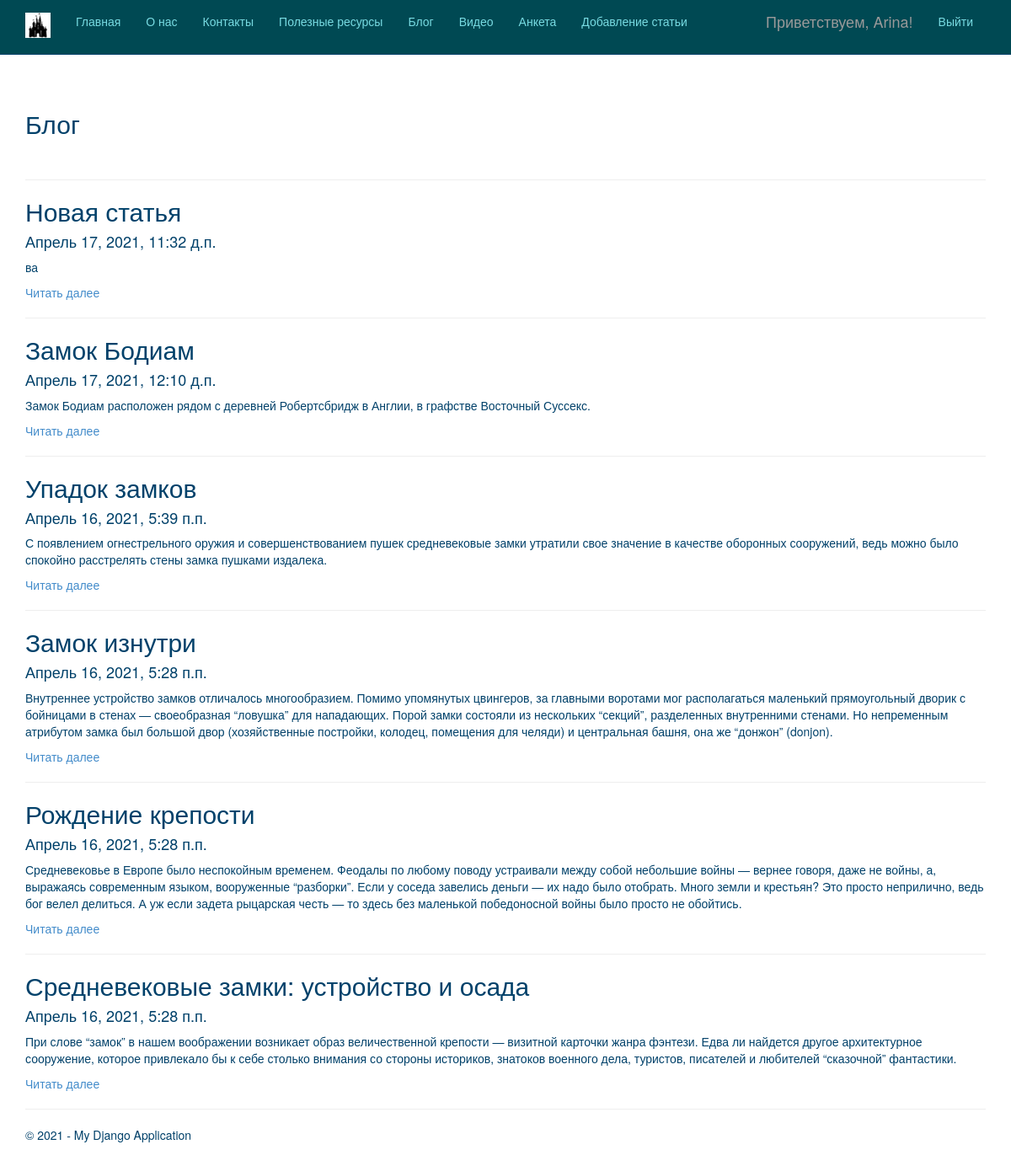
Page /blog/ (signed in) on the committed database.
### app/models.py (models this page shows, shortened)
class Blog(models.Model):
    title = models.CharField(max_length=100,unique_for_date="posted",verbose_name="Заголовок")
    description = models.TextField(verbose_name="Краткое содержание")
    content = models.TextField(verbose_name="Полное содержание")
    posted = models.DateTimeField(default = datetime.now(), db_index = True, verbose_name = "Опубликована")
    author = models.ForeignKey(User, null=True, blank=True, on_delete = models.SET_NULL, verbose_name = "Автор")
    image = models.FileField(default = 'temp.jpg', verbose_name="Путь к картинке")
    class Meta:
        db_table = "Posts"
        ordering = ["-posted"]
        verbose_name = "Статья блога"
        verbose_name_plural = "Статьи блога"

### app/views.py (the view)
# urls.py: url('blog/$', app.views.blog, name='blog'),
def blog(request):
    assert isinstance(request, HttpRequest)
    posts = Blog.objects.all()  # запрос на выбор всех статей блога из модели
    return render(
        request,
        "app/blog.html",
        {
            "title": "Блог",
            "posts": posts,  # передача списка статей в шаблон веб-страницы
            "year": datetime.now().year,
        },
    )

### app/templates/app/blog.html
﻿{% extends "app/layout.html" %}
{% block content %}
<h2>{{ title }}</h2> <br />
{% for post in posts %}
<hr/>
<div class="">
<h2> {{post.title}} </h2>
<h4> {{post.posted}} </h4>
<p> {{post.description}} </p>
<p><a href="{% url 'blogpost' parametr=post.id %}"> Читать далее </a></p>
</div>
{% endfor %}
{% endblock %}

### app/templates/app/loginpartial.html (shortened to what this page needs)
﻿{% if user.is_authenticated %}
<form id="logoutForm" action="/logout" method="post" class="navbar-right">
    <ul class="nav navbar-nav navbar-right">
        <li><span class="navbar-brand">Приветствуем, {{ user.username }}!</span></li>
        <li><a href="javascript:document.getElementById('logoutForm').submit()">Выйти</a></li>
    </ul>
</form>
{% else %}
<ul class="nav navbar-nav navbar-right">
    <li><a href="{% url 'login' %}">Войти</a></li>
</ul>
{% endif %}

### app/static/app/content/site.css (style rules this page uses)
body { padding-top: 90px; padding-bottom: 20px; color: #00416A; }
p { color: #00416A; }

### rows in the picture
Blog: title "Новая статья", posted "Апрель 17, 2021, 11:32 д.п.", description "ва"
Blog: title "Замок Бодиам", posted "Апрель 17, 2021, 12:10 д.п.", description "Замок Бодиам расположен рядом с деревней Робертсбридж в Англии, в графстве Восточный Суссекс."
Blog: title "Упадок замков", posted "Апрель 16, 2021, 5:39 п.п.", description "С появлением огнестрельного оружия и совершенствованием пушек средневековые замки утратили свое значение в качестве оборонных сооружений, ведь можно было спокойно расстрелять стены замка пушками издалека."
Blog: title "Замок изнутри", posted "Апрель 16, 2021, 5:28 п.п.", description "Внутреннее устройство замков отличалось многообразием. Помимо упомянутых цвингеров, за главными воротами мог располагаться маленький прямоугольный дворик с бойницами в стенах — своеобразная “ловушка” для нападающих. Порой замки состояли из нескольких “секций”, разделенных внутренними стенами. Но непременным атрибутом замка был большой двор (хозяйственные постройки, колодец, помещения для челяди) и центральная башня, она же “донжон” (donjon)."
Blog: title "Рождение крепости", posted "Апрель 16, 2021, 5:28 п.п.", description "Средневековье в Европе было неспокойным временем. Феодалы по любому поводу устраивали между собой небольшие войны — вернее говоря, даже не войны, а, выражаясь современным языком, вооруженные “разборки”. Если у соседа завелись деньги — их надо было отобрать. Много земли и крестьян? Это просто неприлично, ведь бог велел делиться. А уж если задета рыцарская честь — то здесь без маленькой победоносной войны было просто не обойтись."
Blog: title "Средневековые замки: устройство и осада", posted "Апрель 16, 2021, 5:28 п.п.", description "При слове “замок” в нашем воображении возникает образ величественной крепости — визитной карточки жанра фэнтези. Едва ли найдется другое архитектурное сооружение, которое привлекало бы к себе столько внимания со стороны историков, знатоков военного дела, туристов, писателей и любителей “сказочной” фантастики."

### other values in the picture
{{ user.username }} "Arina"
{{ title }} "Блог"
